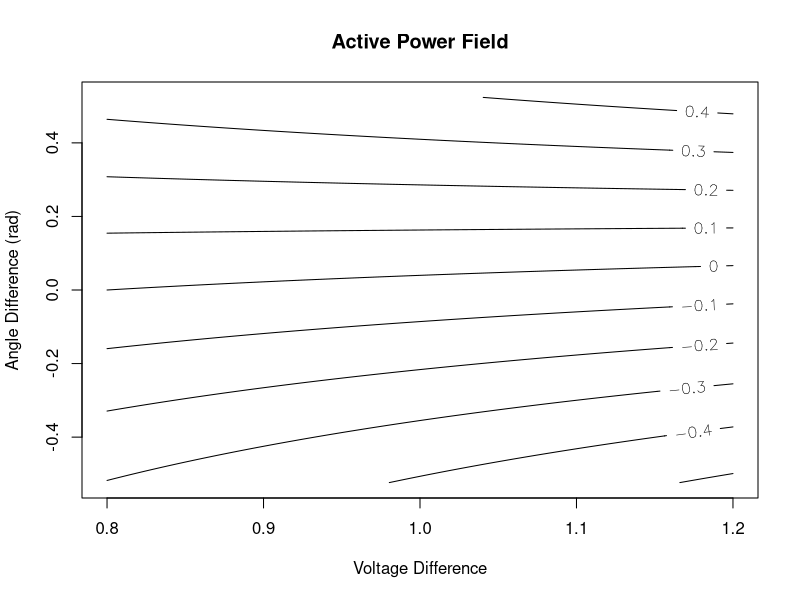
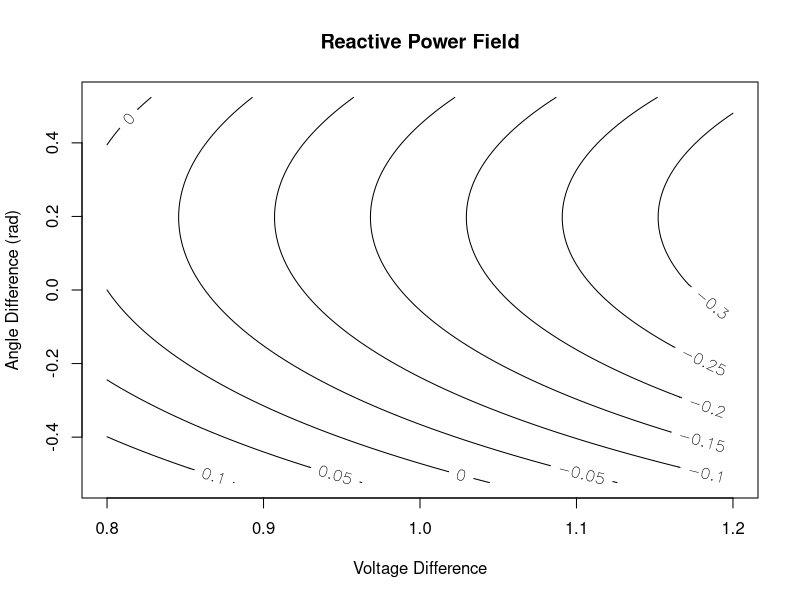

Write the R code that produced these figures, in order.
vhi = 1.2
vlow = 0.8

ahi = pi/6
alow = -pi/6

g=0.2
b=-1

steps = 100

vvalues = seq(vlow, vhi, (vhi-vlow)/(steps-1))
avalues = seq(alow, ahi, (ahi-alow)/(steps-1))

#print(vvalues)
#print(avalues)

#for(t in c(0, 0.1309)){
#  for(v1 in c(1.1,1.0,0.9)){
#    for(v2 in c(1.1,1.0,0.9)){
#      val = v1*v2*cos(t) - v1*v1
#      print(c(v1, v2, t, val))
#    }
#  }
#}

pv = matrix(nrow = steps, ncol = steps)
qv = matrix(nrow = steps, ncol = steps)

for (i in 1:steps) {
	for (j in 1:steps) {
	  v1 = 0.8;
	  v2 = vvalues[i];
	  a = avalues[j];
		
		pv[i,j] = (v1**2-v1*v2*cos(a))*g + (-v1*v2*sin(a))*b
		qv[i,j] = (-v1*v2*sin(a))*g + (-v1^2+v1*v2*cos(a))*b
	}
}

#print(tv);

#maxval = max(max(tv),-min(tv))
#print(maxval)
#colorsteps = seq(-maxval, maxval, steps)
#print(colorsteps)

#heatmap(tv, Rowv=NA, Colv=NA, col=heat.colors(256))
#heatmap(av, Rowv=NA, Colv=NA, col=heat.colors(256))
#heatmap(tv, Rowv=NA, Colv=NA, col=heat.colors(256))

#plot3d(x=1:steps, y=1:steps, av)
#persp(values, values, tv, theta=20)
#persp(values, values, av, theta=20)

ps = 14

fileName = "activeField.pdf"
pdf(fileName, pointsize=ps, width=7, height=7)
contour(x = vvalues,
               y = avalues,
               pv,
               #color = terrain.colors,
               #levels = colorsteps,
               nlevels = 10,
               labcex=1.0,
               plot.title = title(main = "Active Power Field",
               xlab = "Voltage Difference", ylab = "Angle Difference (rad)")
               )
dev.off()


fileName = "reactiveField.pdf"
pdf(fileName, pointsize=ps, width=7, height=7)
contour(x = vvalues,
               y = avalues,
               qv,
               #color = terrain.colors,
               #levels = colorsteps,
               nlevels = 15,
               labcex=1.0,
               plot.title = title(main = "Reactive Power Field",
               xlab = "Voltage Difference", ylab = "Angle Difference (rad)")
               )
dev.off()